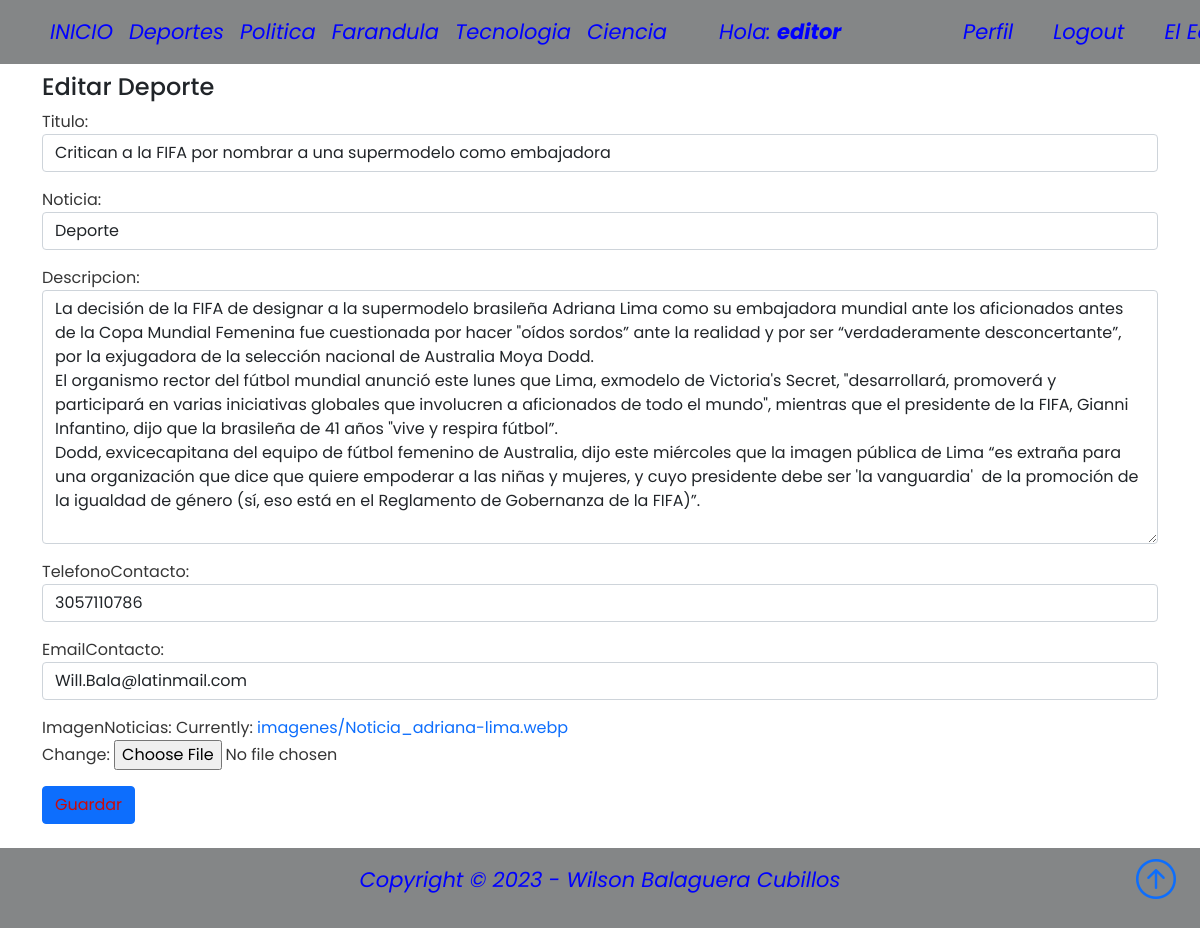
The page /deporteEdicion/11/ (signed in) on the database its author committed.
### AppNoticias/models.py (models this page shows, shortened)
class NotasNoticias(models.Model):
    NotasNoticiasSeleccion = (
    ('deporte','Deporte'),
    ('politica', 'Politica'),
    ('farandula','Farandula'),
    ('tecnologia','Tecnologia'),
    ('ciencia','Ciencia'),
    )
    usuario = models.ForeignKey(User, on_delete=models.CASCADE, null=True, blank=True)
    titulo = models.CharField(max_length=200)
    noticia = models.CharField(max_length=15, choices=NotasNoticiasSeleccion, default='deportes')
    descripcion = models.TextField(null=False, blank=False)
    fechaPublicacion = models.DateTimeField(auto_now_add=True)
    telefonoContacto = models.IntegerField()
    emailContacto = models.EmailField()
    imagenNoticias = models.ImageField(null=False, blank=False, upload_to="imagenes/")
    class Meta:
        ordering = ['usuario', '-fechaPublicacion']

### AppNoticias/views.py (the view)
# urls.py: path('deporteEdicion/<int:pk>/', DeporteUpdate.as_view(), name='editar_deporte'),
class DeporteUpdate(LoginRequiredMixin, UpdateView):
    model = NotasNoticias
    form_class = ActualizacionNoticia
    success_url = reverse_lazy('deportes')
    context_object_name = 'deporte'
    template_name = 'AppNoticias/deporteEdicion.html'

### AppNoticias/forms.py
class ActualizacionNoticia(forms.ModelForm):
    class Meta:
        model = NotasNoticias
        fields = ('titulo', 'noticia', 'descripcion', 'telefonoContacto', 'emailContacto', 'imagenNoticias')
        widgets = {
            'titulo' : forms.TextInput(attrs={'class': 'form-control'}),
            'noticia' : forms.Select(attrs={'class': 'form-control'}),
            'descripcion' : forms.Textarea(attrs={'class': 'form-control'}),
            'telefonoContacto' : forms.TextInput(attrs={'class': 'form-control'}),
            'emailContacto' : forms.TextInput(attrs={'class': 'form-control'}),
        }

### AppNoticias/templates/AppNoticias/deporteEdicion.html
{% extends 'AppNoticias/padre.html' %}
{% block content %}
<br>
<br>
{% if user.id == deporte.usuario.id %}
<div class="container">
    <h4>Editar Deporte</h4>
</div>
<div class="container">
    <div class="form-group">
        <form method="post" enctype="multipart/form-data">{% csrf_token %}
            {{ form.as_p }}
            <button type="submit" class="btn btn-primary">Guardar</button>
        </form>
    </div>
</div>
<br>
{% else %}
<div class="container">
<h4>No tienes acceso a esta pagina!</h4>
</div>
{% endif %}
{% endblock %}

### AppNoticias/templates/AppNoticias/padre.html (shortened to what this page needs)
{% load static %}
<!DOCTYPE html>
<html lang="en">
<head>
    <link href="https://cdn.jsdelivr.net/npm/bootstrap@5.0.2/dist/css/bootstrap.min.css" rel="stylesheet"
>
    <link rel="stylesheet" href="https://cdn.jsdelivr.net/npm/bootstrap-icons@1.3.0/font/bootstrap-icons.css">
    <link rel="stylesheet" type="text/css" href="{% static 'style.css' %}">
</head>
<body style="position: relative; padding-bottom: 5em; min-height: 100vh;">
    <nav class="navbar navbar-expand-sm bg-dark navbar-dark py-2 fixed-top">
      <div class="container">
          <div class="collapse navbar-collapse" id="navmenu">
              <ul class="navbar-nav mr-auto">
                <li class="nav-item">
                  <a class="nav-link" href="{% url 'padre' %}"><span class="antSpan">INICIO</span></a>
                </li>
                <li class="nav-item">
                  <a class="nav-link" href="{% url 'deportes' %}"><span class="antSpan">Deportes</span></a>
                </li>
                <li class="nav-item">
                  <a class="nav-link" href="{% url 'politicas' %}"><span class="antSpan">Politica</span></a>
                </li>
                <li class="nav-item">
                  <a class="nav-link" href="{% url 'farandulas' %}"><span class="antSpan">Farandula</span></a>
                </li>
                <li class="nav-item">
                  <a class="nav-link" href="{% url 'tecnologias' %}"><span class="antSpan">Tecnologia</span></a>
                </li>
                <li class="nav-item">
                  <a class="nav-link" href="{% url 'ciencias' %}"><span class="antSpan">Ciencia</span></a>
                </li>
                <div class="container"></div>
                {% if request.user.is_authenticated %}
                <div class="container">
                <li class="antContai2">
                  <a class="nav-link"><span class="antSpan">Hola: <strong>{{request.user.first_name}}</strong></span></a>
                </li>
                </div>
                <div class="container">
                <li class="nav-item">
                  <a class="nav-link" href="{% url 'editar_perfil' %}"><span class="antSpan">Perfil</span></a>
                </li>
                </div>
                <div class="container">
                <li class="nav-item">
                  <a class="nav-link" href="{% url 'logout' %}"><span class="antSpan">Logout</span></a>
                </li>
                </div>
                <div class="container">
                <li class="antContai">
                  <a class="nav-link" href="{% url 'acerca_del_editor' %}"><span class="antSpan">El Editor</span></a>
                </li>
                </div>
              {% endif %}
           </ul>
          </div>
      </div>
  </nav>
      {% block content %}{% endblock %}
  <footer class="p-3 bg-dark" style="position: absolute; bottom: 0; width: 100%;">
      <div class="container">
          <p class="antSpan">Copyright &copy; 2023 - Wilson Balaguera Cubillos</p>
          <a href="{% url 'padre' %}" class="position-absolute bottom-0 end-0 p-4">
              <i class="bi bi-arrow-up-circle h1"></i>
          </a>
      </div>
  </footer>
</body>
</html>

### AppNoticias/static/style.css (style rules this page uses)
body { background-color: white; font-family: 'Poppins', 'Nunito', sans-serif; padding-top: 25px; }
a { text-decoration: none; }
li { text-decoration: none; }
p { color: #363636; }
.bg-dark { background-color: gray!important; }
[type=button]:not(:disabled), [type=reset]:not(:disabled), [type=submit]:not(:disabled), button:not(:disabled) { cursor: pointer; }
.btn-primary { color: #cb0a0a; background-color: #0d6efd; border-color: #0d6efd; }

### AppNoticias/templates/AppNoticias/padre.html (style rules this page uses)
.antSpan { font-size: 21px; font-style: italic; color: blue; }
.antContai { width: 100px; text-align: center; display: flex; align-items: center; }
.antContai2 { width: 220px; text-align: center; display: flex; align-items: center; }
.btn-primary { color: #cb0a0a; background-color: #0d6efd; border-color: #0d6efd; }
.bg-dark { background-color: #848687!important; text-align: center!important; }
.navbar-expand-sm .navbar-collapse { display: flex!important; flex-basis: auto; align-items: center!important; }

### rows shown on the page
NotasNoticias: titulo "Critican a la FIFA por nombrar a una supermodelo como embajadora", noticia "Deporte", descripcion "La decisión de la FIFA de designar a la supermodelo brasileña Adriana Lima como su embajadora mundial ante los aficionados antes de la Copa Mundial Femenina fue cuestionada por hacer \"oídos sordos” ante la realidad y por ser “verdaderamente desconcertante”, por la exjugadora de la selección nacional de Australia Moya Dodd. El organismo rector del fútbol mundial anunció este lunes que Lima, exmodelo de Victoria's Secret, \"desarrollará, promoverá y participará en varias iniciativas globales que involucren a aficionados de todo el mundo\", mientras que el presidente de la FIFA, Gianni Infantino, dijo que la brasileña de 41 años \"vive y respira fútbol”. Dodd, exvicecapitana del equipo de fútbol…", telefonoContacto "3057110786", emailContacto "Will.Bala@latinmail.com"

### other values the page prints
{{ request.user.first_name }} "editor"
